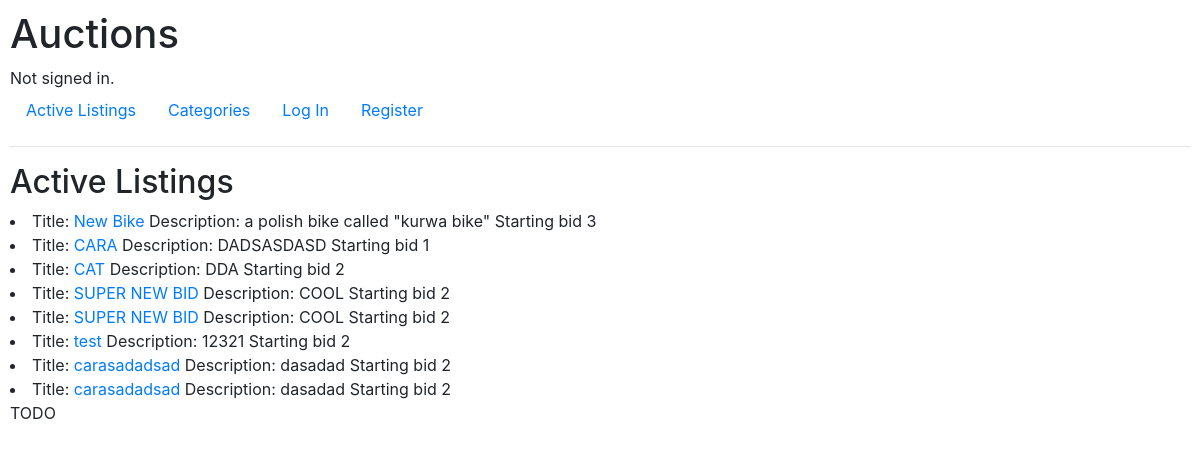
The page / on the database its author committed.
### auctions/models.py (models this page shows, shortened)
class listings(models.Model):
    title = models.CharField(max_length=64)
    description = models.TextField(max_length=500)
    starting_bit = models.IntegerField()
    creator = models.ForeignKey(User, on_delete=models.CASCADE)
    category = models.TextField(max_length=100, default="Others")

### auctions/views.py (the view)
# urls.py: path("", views.index, name="index"),
def index(request):
    return render(request, "auctions/index.html", {
        "listings": listings.objects.all()
    })

### auctions/templates/auctions/index.html
{% extends "auctions/layout.html" %}
{% block body %}
    <h2>Active Listings</h2>
    {% for listing in listings %}
        <li>Title: <a href="/listing/{{ listing.id }}">{{ listing.title }}</a> Description: {{ listing.description }} Starting bid {{ listing.starting_bit }}</li>
    {% endfor %}
    TODO
{% endblock %}

### auctions/static/auctions/styles.css (style rules this page uses)
body { padding: 10px; }

### rows shown on the page
listings: title "New Bike", description "a polish bike called \"kurwa bike\"", starting_bit "3"
listings: title "CARA", description "DADSASDASD", starting_bit "1"
listings: title "CAT", description "DDA", starting_bit "2"
listings: title "SUPER NEW BID", description "COOL", starting_bit "2"
listings: title "SUPER NEW BID", description "COOL", starting_bit "2"
listings: title "test", description "12321", starting_bit "2"
listings: title "carasadadsad", description "dasadad", starting_bit "2"
listings: title "carasadadsad", description "dasadad", starting_bit "2"
